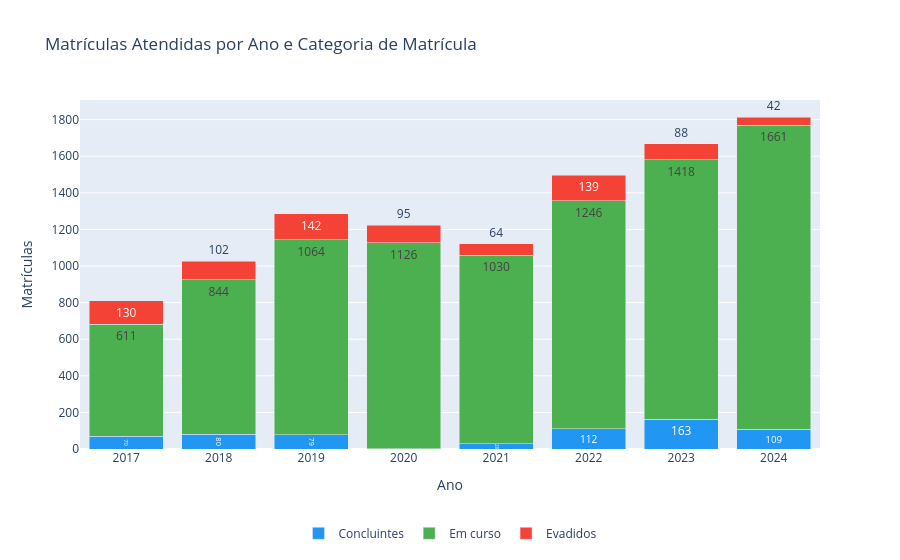

Notebook cell for this chart:
### Code cell
fig_g3 = px.bar(
    mat_cat,
    x="Ano",
    y="Qtd",
    color="Categoria da Situação",
    barmode="stack",
    color_discrete_map=CORES_CATEGORIA,
    title="Matrículas Atendidas por Ano e Categoria de Matrícula",
    labels={"Qtd": "Matrículas", "Categoria da Situação": ""},
    text_auto=True,
)
fig_g3.update_xaxes(tickmode="linear", dtick=1)

fig_g3.update_layout(
    legend=dict(
        orientation="h",   # horizontal
        yanchor="top",
        y=-0.2,            # posição abaixo do gráfico
        xanchor="center",
        x=0.5
    )
)

fig_g3.show()

### Figure 1 — Plotly figure (JSON) as saved in the notebook; plotly's stock layout.template omitted (floating-point values rounded to 4 significant figures)
{"data": [{"hovertemplate": "=Concluintes<br>Ano=%{x}<br>Matrículas=%{y}<extra></extra>", "legendgroup": "Concluintes", "marker": {"color": "#2196F3", "pattern": {"shape": ""}}, "name": "Concluintes", "orientation": "v", "showlegend": true, "textposition": "auto", "texttemplate": "%{y}", "type": "bar", "x": [2017, 2018, 2019, 2020, 2021, 2022, 2023, 2024], "xaxis": "x", "y": [70, 80, 79, 2, 28, 112, 163, 109], "yaxis": "y"}, {"hovertemplate": "=Em curso<br>Ano=%{x}<br>Matrículas=%{y}<extra></extra>", "legendgroup": "Em curso", "marker": {"color": "#4CAF50", "pattern": {"shape": ""}}, "name": "Em curso", "orientation": "v", "showlegend": true, "textposition": "auto", "texttemplate": "%{y}", "type": "bar", "x": [2017, 2018, 2019, 2020, 2021, 2022, 2023, 2024], "xaxis": "x", "y": [611, 844, 1064, 1126, 1030, 1246, 1418, 1661], "yaxis": "y"}, {"hovertemplate": "=Evadidos<br>Ano=%{x}<br>Matrículas=%{y}<extra></extra>", "legendgroup": "Evadidos", "marker": {"color": "#F44336", "pattern": {"shape": ""}}, "name": "Evadidos", "orientation": "v", "showlegend": true, "textposition": "auto", "texttemplate": "%{y}", "type": "bar", "x": [2017, 2018, 2019, 2020, 2021, 2022, 2023, 2024], "xaxis": "x", "y": [130, 102, 142, 95, 64, 139, 88, 42], "yaxis": "y"}], "layout": {"barmode": "stack", "legend": {"orientation": "h", "title": {"text": ""}, "tracegroupgap": 0, "x": 0.5, "xanchor": "center", "y": -0.2, "yanchor": "top"}, "title": {"text": "Matrículas Atendidas por Ano e Categoria de Matrícula"}, "xaxis": {"anchor": "y", "domain": [0, 1], "dtick": 1, "tickmode": "linear", "title": {"text": "Ano"}}, "yaxis": {"anchor": "x", "domain": [0, 1], "title": {"text": "Matrículas"}}}}
